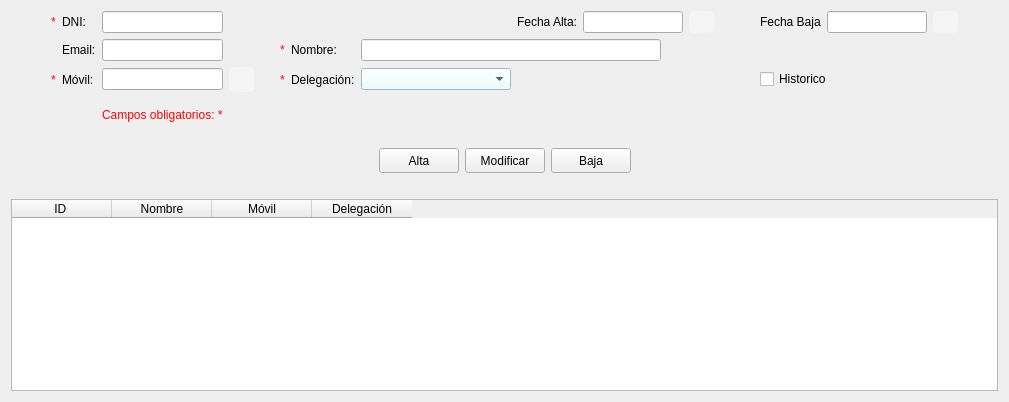
      <widget class="QWidget" name="pesVendedores">
       <attribute name="title">
        <string>Vendedores</string>
       </attribute>
       <layout class="QGridLayout" name="gridLayout_9">
        <item row="2" column="0">
         <widget class="QTableWidget" name="tablaVendedores">
          <property name="editTriggers">
           <set>QAbstractItemView::NoEditTriggers</set>
          </property>
          <property name="alternatingRowColors">
           <bool>true</bool>
          </property>
          <property name="selectionMode">
           <enum>QAbstractItemView::SingleSelection</enum>
          </property>
          <property name="selectionBehavior">
           <enum>QAbstractItemView::SelectRows</enum>
          </property>
          <attribute name="horizontalHeaderHighlightSections">
           <bool>true</bool>
          </attribute>
          <attribute name="verticalHeaderVisible">
           <bool>false</bool>
          </attribute>
          <column>
           <property name="text">
            <string>ID </string>
           </property>
          </column>
          <column>
           <property name="text">
            <string>Nombre</string>
           </property>
          </column>
          <column>
           <property name="text">
            <string>Móvil</string>
           </property>
          </column>
          <column>
           <property name="text">
            <string>Delegación</string>
           </property>
          </column>
         </widget>
        </item>
        <item row="0" column="0">
         <layout class="QVBoxLayout" name="verticalLayout_5">
          <item>
           <layout class="QGridLayout" name="gridLayout_8">
            <item row="2" column="11">
             <widget class="QCheckBox" name="chkHistoricoven">
              <property name="text">
               <string>Historico</string>
              </property>
             </widget>
            </item>
            <item row="1" column="5">
             <spacer name="horizontalSpacer_32">
              <property name="orientation">
               <enum>Qt::Horizontal</enum>
              </property>
              <property name="sizeHint" stdset="0">
               <size>
                <width>20</width>
                <height>20</height>
               </size>
              </property>
             </spacer>
            </item>
            <item row="2" column="5">
             <spacer name="horizontalSpacer_33">
              <property name="orientation">
               <enum>Qt::Horizontal</enum>
              </property>
              <property name="sizeHint" stdset="0">
               <size>
                <width>20</width>
                <height>20</height>
               </size>
              </property>
             </spacer>
            </item>
            <item row="2" column="8">
             <widget class="QComboBox" name="cmbDelegacionven">
              <property name="minimumSize">
               <size>
                <width>150</width>
                <height>0</height>
               </size>
              </property>
              <property name="maximumSize">
               <size>
                <width>150</width>
                <height>16777215</height>
               </size>
              </property>
              <property name="styleSheet">
               <string notr="true">background-color:rgb(229, 255, 255);</string>
              </property>
             </widget>
            </item>
            <item row="2" column="6">
             <widget class="QLabel" name="label_15">
              <property name="styleSheet">
               <string notr="true">color:rgb(255, 2, 2)</string>
              </property>
              <property name="text">
               <string>*</string>
              </property>
             </widget>
            </item>
            <item row="2" column="1">
             <widget class="QLabel" name="label_14">
              <property name="styleSheet">
               <string notr="true">color:rgb(255, 2, 2)</string>
              </property>
              <property name="text">
               <string>*</string>
              </property>
             </widget>
            </item>
            <item row="1" column="6">
             <widget class="QLabel" name="label_13">
              <property name="styleSheet">
               <string notr="true">color:rgb(255, 2, 2)</string>
              </property>
              <property name="text">
               <string>*</string>
              </property>
             </widget>
            </item>
            <item row="0" column="10">
             <spacer name="horizontalSpacer_28">
              <property name="orientation">
               <enum>Qt::Horizontal</enum>
              </property>
              <property name="sizeHint" stdset="0">
               <size>
                <width>40</width>
                <height>20</height>
               </size>
              </property>
             </spacer>
            </item>
            <item row="0" column="7">
             <spacer name="horizontalSpacer_29">
              <property name="orientation">
               <enum>Qt::Horizontal</enum>
              </property>
              <property name="sizeType">
               <enum>QSizePolicy::Preferred</enum>
              </property>
              <property name="sizeHint" stdset="0">
               <size>
                <width>20</width>
                <height>20</height>
               </size>
              </property>
             </spacer>
            </item>
            <item row="1" column="3">
             <widget class="QLineEdit" name="txtEmailven"/>
            </item>
            <item row="1" column="7">
             <widget class="QLabel" name="label_5">
              <property name="text">
               <string>Nombre:</string>
              </property>
             </widget>
            </item>
            <item row="0" column="3">
             <widget class="QLineEdit" name="txtDniven">
              <property name="minimumSize">
               <size>
                <width>120</width>
                <height>0</height>
               </size>
              </property>
              <property name="maximumSize">
               <size>
                <width>150</width>
                <height>16777215</height>
               </size>
              </property>
             </widget>
            </item>
            <item row="0" column="2">
             <widget class="QLabel" name="label_3">
              <property name="text">
               <string>DNI:</string>
              </property>
             </widget>
            </item>
            <item row="1" column="8" colspan="2">
             <widget class="QLineEdit" name="txtNomven">
              <property name="minimumSize">
               <size>
                <width>250</width>
                <height>0</height>
               </size>
              </property>
              <property name="maximumSize">
               <size>
                <width>300</width>
                <height>16777215</height>
               </size>
              </property>
             </widget>
            </item>
            <item row="2" column="3">
             <widget class="QLineEdit" name="txtMovilven"/>
            </item>
            <item row="2" column="2">
             <widget class="QLabel" name="label_8">
              <property name="text">
               <string>Móvil:</string>
              </property>
             </widget>
            </item>
            <item row="1" column="2">
             <widget class="QLabel" name="label_9">
              <property name="text">
               <string>Email:</string>
              </property>
             </widget>
            </item>
            <item row="2" column="7">
             <widget class="QLabel" name="label_10">
              <property name="text">
               <string>Delegación:</string>
              </property>
             </widget>
            </item>
            <item row="0" column="1">
             <widget class="QLabel" name="label_12">
              <property name="styleSheet">
               <string notr="true">color:rgb(255, 2, 2)</string>
              </property>
              <property name="text">
               <string>*</string>
              </property>
             </widget>
            </item>
            <item row="0" column="9">
             <layout class="QHBoxLayout" name="horizontalLayout_8">
              <item>
               <widget class="QLabel" name="label_7">
                <property name="text">
                 <string>Fecha Alta:</string>
                </property>
               </widget>
              </item>
              <item alignment="Qt::AlignHCenter">
               <widget class="QLineEdit" name="txtAltaven">
                <property name="minimumSize">
                 <size>
                  <width>80</width>
                  <height>0</height>
                 </size>
                </property>
                <property name="maximumSize">
                 <size>
                  <width>100</width>
                  <height>16777215</height>
                 </size>
                </property>
               </widget>
              </item>
              <item>
               <widget class="QPushButton" name="btnFechaaltaven">
                <property name="maximumSize">
                 <size>
                  <width>25</width>
                  <height>25</height>
                 </size>
                </property>
                <property name="styleSheet">
                 <string notr="true">QPushButton {
    background-color: whitesmoke;
    color: white;
    border-radius: 5px;
}

QPushButton:pressed {
    background-color:#0ea2ae;
    transform: scale(0.95);
}
</string>
                </property>
                <property name="text">
                 <string/>
                </property>
                <property name="icon">
                 <iconset>
                  <normaloff>../img/calendario.ico</normaloff>../img/calendario.ico</iconset>
                </property>
                <property name="iconSize">
                 <size>
                  <width>25</width>
                  <height>27</height>
                 </size>
                </property>
               </widget>
              </item>
             </layout>
            </item>
            <item row="0" column="11">
             <layout class="QHBoxLayout" name="horizontalLayout_9">
              <item>
               <widget class="QLabel" name="label_6">
                <property name="maximumSize">
                 <size>
                  <width>100</width>
                  <height>16777215</height>
                 </size>
                </property>
                <property name="text">
                 <string>Fecha Baja</string>
                </property>
               </widget>
              </item>
              <item alignment="Qt::AlignHCenter">
               <widget class="QLineEdit" name="txtBajaven">
                <property name="minimumSize">
                 <size>
                  <width>80</width>
                  <height>0</height>
                 </size>
                </property>
                <property name="maximumSize">
                 <size>
                  <width>100</width>
                  <height>16777215</height>
                 </size>
                </property>
               </widget>
              </item>
              <item>
               <widget class="QPushButton" name="btnFechabajaven">
                <property name="maximumSize">
                 <size>
                  <width>25</width>
                  <height>25</height>
                 </size>
                </property>
                <property name="styleSheet">
                 <string notr="true">QPushButton {
    background-color: whitesmoke;
    color: white;
    border-radius: 5px;
}

QPushButton:pressed {
    background-color:#0ea2ae;
    transform: scale(0.95);
}
</string>
                </property>
                <property name="text">
                 <string/>
                </property>
                <property name="icon">
                 <iconset>
                  <normaloff>../img/calendario.ico</normaloff>../img/calendario.ico</iconset>
                </property>
                <property name="iconSize">
                 <size>
                  <width>25</width>
                  <height>27</height>
                 </size>
                </property>
               </widget>
              </item>
             </layout>
            </item>
            <item row="0" column="0" rowspan="3">
             <spacer name="horizontalSpacer_34">
              <property name="orientation">
               <enum>Qt::Horizontal</enum>
              </property>
              <property name="sizeHint" stdset="0">
               <size>
                <width>40</width>
                <height>20</height>
               </size>
              </property>
             </spacer>
            </item>
            <item row="3" column="3">
             <spacer name="verticalSpacer_11">
              <property name="orientation">
               <enum>Qt::Vertical</enum>
              </property>
              <property name="sizeType">
               <enum>QSizePolicy::Fixed</enum>
              </property>
              <property name="sizeHint" stdset="0">
               <size>
                <width>10</width>
                <height>10</height>
               </size>
              </property>
             </spacer>
            </item>
            <item row="4" column="3">
             <widget class="QLabel" name="label_11">
              <property name="styleSheet">
               <string notr="true">color:rgb(255, 2, 2)</string>
              </property>
              <property name="text">
               <string>Campos obligatorios: *</string>
              </property>
             </widget>
            </item>
            <item row="0" column="12" rowspan="3">
             <spacer name="horizontalSpacer_35">
              <property name="orientation">
               <enum>Qt::Horizontal</enum>
              </property>
              <property name="sizeHint" stdset="0">
               <size>
                <width>40</width>
                <height>20</height>
               </size>
              </property>
             </spacer>
            </item>
            <item row="2" column="4">
             <widget class="QPushButton" name="btnBuscarven">
              <property name="minimumSize">
               <size>
                <width>25</width>
                <height>25</height>
               </size>
              </property>
              <property name="maximumSize">
               <size>
                <width>25</width>
                <height>25</height>
               </size>
              </property>
              <property name="styleSheet">
               <string notr="true">QPushButton {
    background-color: whitesmoke;
    color: white;
    border-radius: 5px;
}


QPushButton:checked {
	background-color:#d7eff6;
}</string>
              </property>
              <property name="text">
               <string/>
              </property>
              <property name="icon">
               <iconset>
                <normaloff>../img/icoBuscarV2.ico</normaloff>../img/icoBuscarV2.ico</iconset>
              </property>
              <property name="iconSize">
               <size>
                <width>25</width>
                <height>25</height>
               </size>
              </property>
              <property name="checkable">
               <bool>true</bool>
              </property>
             </widget>
            </item>
           </layout>
          </item>
          <item>
           <spacer name="verticalSpacer_9">
            <property name="orientation">
             <enum>Qt::Vertical</enum>
            </property>
            <property name="sizeType">
             <enum>QSizePolicy::Fixed</enum>
            </property>
            <property name="sizeHint" stdset="0">
             <size>
              <width>20</width>
              <height>20</height>
             </size>
            </property>
           </spacer>
          </item>
          <item>
           <layout class="QHBoxLayout" name="horizontalLayout_10">
            <item>
             <spacer name="horizontalSpacer_30">
              <property name="orientation">
               <enum>Qt::Horizontal</enum>
              </property>
              <property name="sizeHint" stdset="0">
               <size>
                <width>40</width>
                <height>20</height>
               </size>
              </property>
             </spacer>
            </item>
            <item>
             <widget class="QPushButton" name="btnAltaven">
              <property name="minimumSize">
               <size>
                <width>80</width>
                <height>25</height>
               </size>
              </property>
              <property name="maximumSize">
               <size>
                <width>80</width>
                <height>25</height>
               </size>
              </property>
              <property name="text">
               <string>Alta</string>
              </property>
             </widget>
            </item>
            <item>
             <widget class="QPushButton" name="btnModifven">
              <property name="minimumSize">
               <size>
                <width>80</width>
                <height>25</height>
               </size>
              </property>
              <property name="maximumSize">
               <size>
                <width>80</width>
                <height>25</height>
               </size>
              </property>
              <property name="text">
               <string>Modificar</string>
              </property>
             </widget>
            </item>
            <item>
             <widget class="QPushButton" name="btnBajaven">
              <property name="minimumSize">
               <size>
                <width>80</width>
                <height>25</height>
               </size>
              </property>
              <property name="maximumSize">
               <size>
                <width>80</width>
                <height>25</height>
               </size>
              </property>
              <property name="text">
               <string>Baja</string>
              </property>
             </widget>
            </item>
            <item>
             <spacer name="horizontalSpacer_31">
              <property name="orientation">
               <enum>Qt::Horizontal</enum>
              </property>
              <property name="sizeHint" stdset="0">
               <size>
                <width>40</width>
                <height>20</height>
               </size>
              </property>
             </spacer>
            </item>
           </layout>
          </item>
         </layout>
        </item>
        <item row="1" column="0">
         <spacer name="verticalSpacer_10">
          <property name="orientation">
           <enum>Qt::Vertical</enum>
          </property>
          <property name="sizeType">
           <enum>QSizePolicy::Fixed</enum>
          </property>
          <property name="sizeHint" stdset="0">
           <size>
            <width>20</width>
            <height>20</height>
           </size>
          </property>
         </spacer>
        </item>
       </layout>
      </widget>
